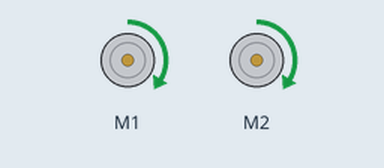
This program was run on a simulated BBC micro:bit (MakeCode). Shown: 2 × DC motor (green arrow = forward, orange = backward, longer = faster).

Above: at 0.1 s.
At 11.3 s:
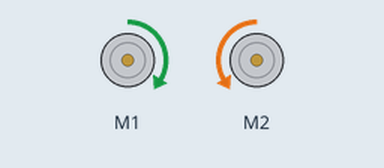
Timing chart, 0 to 12.8 s (numbered marks = the images above):
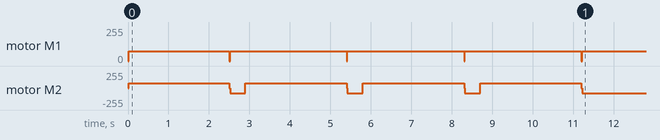

The program:

main.ts
```typescript
maqueen.motorRun(maqueen.Motors.All, maqueen.Dir.CW, 75)
basic.pause(2500)
maqueen.motorStop(maqueen.Motors.All)
maqueen.motorRun(maqueen.Motors.M1, maqueen.Dir.CW, 75)
maqueen.motorRun(maqueen.Motors.M2, maqueen.Dir.CCW, 75)
basic.pause(400)
maqueen.motorRun(maqueen.Motors.All, maqueen.Dir.CW, 75)
basic.pause(2500)
maqueen.motorStop(maqueen.Motors.All)
maqueen.motorRun(maqueen.Motors.M1, maqueen.Dir.CW, 75)
maqueen.motorRun(maqueen.Motors.M2, maqueen.Dir.CCW, 75)
basic.pause(400)
maqueen.motorRun(maqueen.Motors.All, maqueen.Dir.CW, 75)
basic.pause(2500)
maqueen.motorStop(maqueen.Motors.All)
maqueen.motorRun(maqueen.Motors.M1, maqueen.Dir.CW, 75)
maqueen.motorRun(maqueen.Motors.M2, maqueen.Dir.CCW, 75)
basic.pause(400)
maqueen.motorRun(maqueen.Motors.All, maqueen.Dir.CW, 75)
basic.pause(2500)
maqueen.motorStop(maqueen.Motors.All)
maqueen.motorRun(maqueen.Motors.M1, maqueen.Dir.CW, 75)
maqueen.motorRun(maqueen.Motors.M2, maqueen.Dir.CCW, 75)
basic.pause(400)
basic.forever(function () {

})
```

test.ts
```typescript
// aquí va el archivo "tests"; esto no se compilará cuando este paquete se utilice como una extensión.
```
